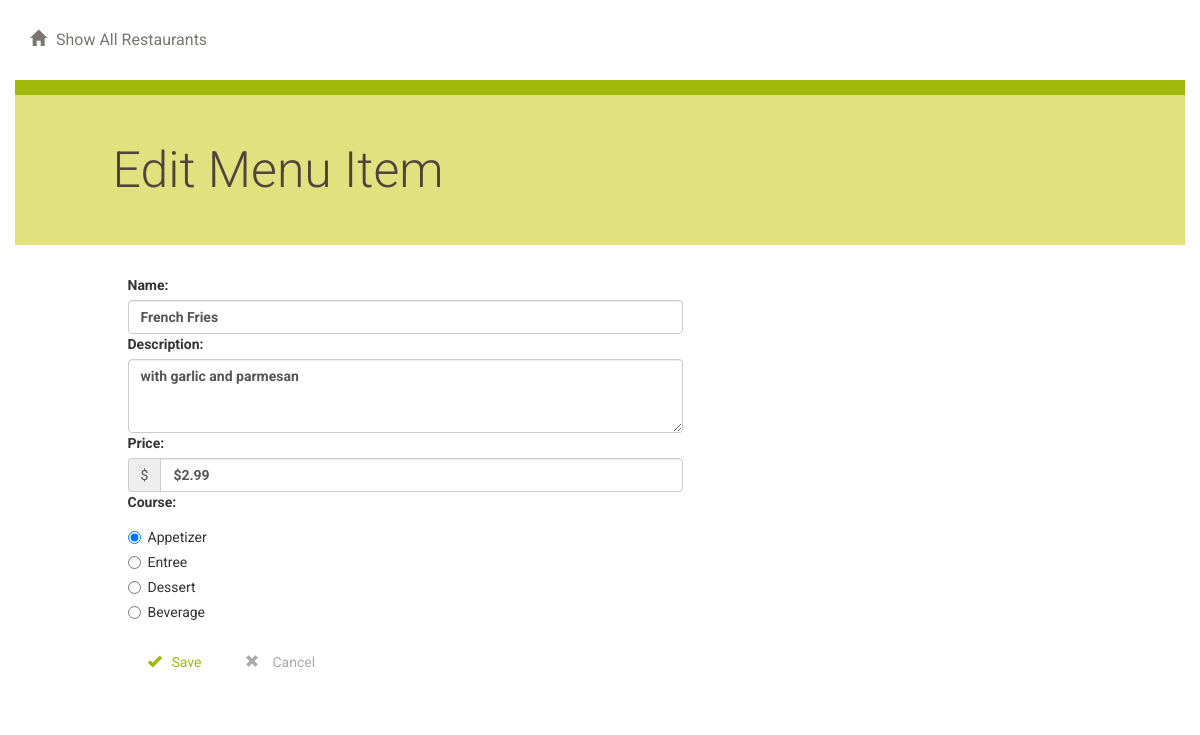
Screenshot of /restaurant/1/menu/1/edit with the database file from the repository.
### database_setup.py (models this page shows, shortened)
class MenuItem(Base):
    __tablename__ = 'menu_item'
    name = Column(String(80), nullable=False)
    id = Column(Integer, primary_key=True)
    description = Column(String(250))
    price = Column(String(8))
    course = Column(String(250))
    restaurant_id = Column(Integer, ForeignKey('restaurant.id'))
    restaurant = relationship(Restaurant)

### controller.py (the view)
@app.route('/restaurant/<int:restaurant_id>/menu/<int:menu_id>/edit', methods=['GET', 'POST'])
def editMenuItem(restaurant_id, menu_id):
    editedItem = session.query(MenuItem).filter_by(id=menu_id).one()
    restaurant = session.query(Restaurant).filter_by(id=restaurant_id).one()
    if request.method == 'POST':
        if request.form['name']:
            editedItem.name = request.form['name']
        if request.form['description']:
            editedItem.description = request.form['description']
        if request.form['price']:
            editedItem.price = request.form['price']
        if request.form['course']:
            editedItem.course = request.form['course']
        session.add(editedItem)
        session.commit()
        flash('Menu Item Successfully Edited')
        return redirect(url_for('showMenu', restaurant_id=restaurant_id))
    else:
        return render_template('editmenuitem.html', restaurant_id=restaurant_id, menu_id=menu_id,
                               item=editedItem)

### templates/editmenuitem.html
{% extends "main.html" %}
{% block content %}
{% include "header.html" %}
	<div class="row divider green">
		<div class="col-md-12"></div>
	</div>
	<div class="row banner menu">
		<div class="col-md-11 col-md-offset-1 padding-none">
			<h1>Edit Menu Item</h1>
		</div>
	</div>
	<div class="row">
		<div class="col-md-6 col-md-offset-1 padding-top">
			<form action="#" method = "post">
				<div class="form-group">
					<label for="name">Name:</label>
					<input type ="text" maxlength="100" class="form-control" name="name" value="{{item.name }}">
					<label for="description">Description:</label>
					<textarea class="form-control" maxlength="250" rows="3" name="description">{{item.description}}</textarea>
					<label for="price">Price:</label>
					<div class="input-group">
						<div class="input-group-addon">$</div>
						<input type ="text" maxlength="10" class="form-control" name="price" value="{{item.price}}">
					</div>
					<label for="course">Course:</label>
					<div class="radio">
					  <label>
					    <input type="radio" name="course" id="course1" value="Appetizer" {% if item.course == 'Appetizer'%}checked{%endif%}>Appetizer
					  </label>
					</div>
					<div class="radio">
					  <label>
					    <input type="radio" name="course" id="course2" value="Entree" {% if item.course == 'Entree' %}checked{%endif%}>Entree
					  </label>
					</div>
					<div class="radio">
					  <label>
					    <input type="radio" name="course" id="course3" value="Dessert" {% if item.course == 'Dessert'%}checked{%endif%}>Dessert
					  </label>
					</div>
					<div class="radio">
					  <label>
					    <input type="radio" name="course" id="course4" value="Beverage" {%if item.course =='Beverage'%}checked{%endif%}>Beverage
					  </label>
					</div>
					<button type="submit" class="btn btn-default" id="submit" type="submit">
					<span class="glyphicon glyphicon-ok" aria-hidden="true"></span>Save</button>
					<a href = '{{url_for('showRestaurants')}}'>
						<button class="btn btn-default delete">
						<span class="glyphicon glyphicon-remove" aria-hidden="true"></span> Cancel</button>
					</a>
				</div>
			</form>
		</div>
	</div>
{% endblock %}

### static/styles.css (style rules this page uses)
* { font-family: "Helvetica Neue Bold", Roboto, Helvetica, Arial, sans-serif; font-weight: 700; }
h1 { font-family: "Helvetica Neue Light", Roboto, Helvetica, Arial, sans-serif; font-size: 50px; color: #51453B; line-height: 60px; font-weight: 300; }
a { font-size: 14px; color: #0093B9; line-height: 17px; }
.padding-top { padding-top: 30px; }
.padding-none { padding: 0; }
.btn { padding: 20px; margin: 0; border: 2px #9FB80A; color: #9FB80A;; }
.btn.delete { border-color: #aaaaaa; color: #aaaaaa; }
.glyphicon { margin-right: 10px; }
.divider { height: 15px; }
.divider.green { background-color: #9FB80A; }
.banner.menu { height: 150px; background-color: #E1E17F; }
.banner h1 { margin: 45px 0; }

### rows the page displays
MenuItem: name "French Fries", description "with garlic and parmesan", price "$2.99", course "☑ Appetizer", course "☐ Entree", course "☐ Dessert", course "☐ Beverage"
